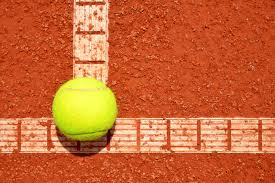
#> input picture images/tennis.jpeg, 275 x 183 px
$ python opencv7.py
#> lines starting #> are read from the running program, lines starting #| are printed output that depends on the picture; after the words box and inside, x2 and y2 are one past the last pixel; in counts of white or black regions, pixels touching at a corner belong together
#!/usr/bin/env python3

# Color Filtering!

import numpy as np
import cv2

image = cv2.imread("images/tennis.jpeg")
#> image is the input picture: shape (183, 275, 3); mean B, G, R 51.6, 101.5, 201.8
cv2.imshow("Normal",image)

# first we convert RGB to HSV
hsv = cv2.cvtColor(image,cv2.COLOR_BGR2HSV)
#> hsv: shape (183, 275, 3); mean H, S, V 10.2, 194.7, 202.4
cv2.imshow("HSV",hsv)

# tennis ball's color values / lower and upper values / find values that works, there is no specific value
yellowLower = (27.5, 10, 10) # for the image that i used these values are almost perfect
yellowUpper = (50, 255, 255)

# mask definition
mask = cv2.inRange(hsv,yellowLower,yellowUpper)
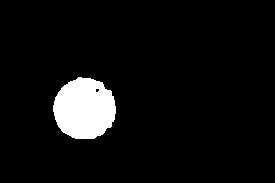
#> mask: shape (183, 275); 6% white; 1 white region, box (x1, y1, x2, y2) and area: (53, 77, 116, 139) 3030
cv2.imshow("Mask",mask)

cv2.waitKey(0)
cv2.destroyAllWindows()

$ run again, with images/flower.jpeg copied over images/tennis.jpeg
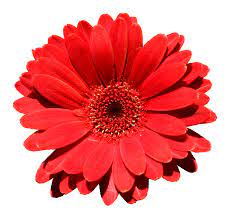
#> input picture images/flower.jpeg, 230 x 219 px
#> image is the input picture: shape (219, 230, 3); mean B, G, R 134.5, 133.3, 232.7
#> hsv: shape (219, 230, 3); mean H, S, V 61.1, 122.1, 233.3
#> `mask = cv2.inRange(hsv,yellowLower,yellowUpper)`:
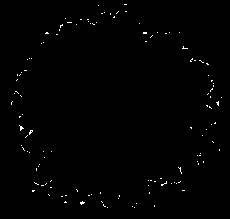
#> mask: shape (219, 230); 0.64% white in thin lines or dots, all inside (x1, y1, x2, y2) = (11, 4, 222, 208)
